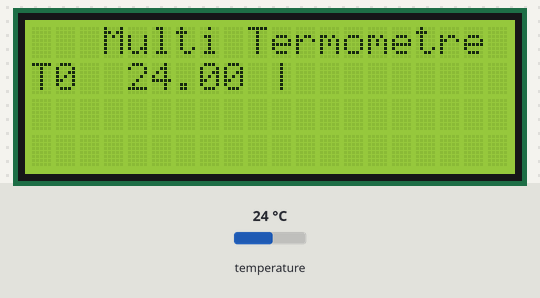
A sketch run on a simulated Arduino Uno, built with avr-gcc and run on an emulated ATmega328P. Parts: 20×4 character LCD. Inputs (shaded band) come from the test bench; at power-on: temperature 24 °C. What the sketch prints to the serial monitor is not drawn.

Above: at 1.3 s.
1.4 s: temperature set to 7 °C
At 3.0 s:
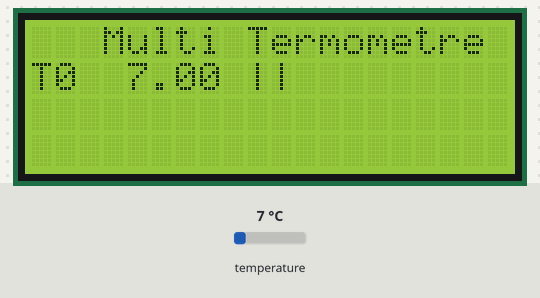
3.7 s: temperature set to 12 °C
At 5.4 s:
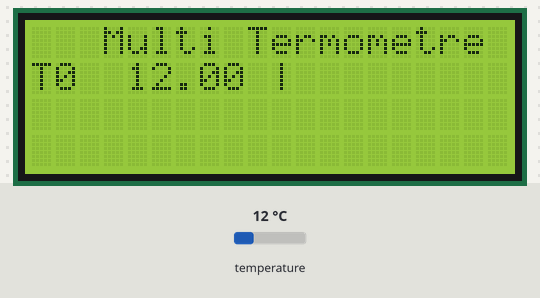
5.8 s: temperature set to 19 °C
Timing chart, 0 to 8.8 s (numbered marks = the images above; inputs shaded):
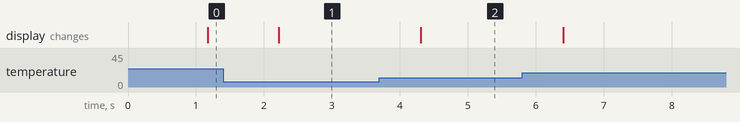

The sketch:

DS18B20.ino
```cpp
#include <OneWire.h>
#include <Wire.h>
#include <LiquidCrystal_I2C.h>

/* Use serialplot 0.8.1 for display
https://bitbucket.org/hyOzd/serialplot/src
*/

// DS18S20 Temperature chip i/o
OneWire ds(10);  // on pin 10

// set the LCD address to 0x27 for a 16 chars and 2 line display
// set the LCD address to 0x3F for a 16 chars and 4 line display
LiquidCrystal_I2C lcd(0x27,20,4);  // set the LCD address to 0x27 for a 16 chars and 2 line display

// number of capteur
byte cap=0;

void setup(void) {
  // initialize inputs/outputs
  // start serial port
  Serial.begin(115200);

  // initialize the lcd
  lcd.init();
  lcd.init();
  // Print a message to the LCD.
  lcd.backlight();
  lcd.setCursor(3,0);
  lcd.print("Multi Termometre");
}

//#define DEBUG

void loop(void) {

  //For conversion of raw data to C
  int HighByte, LowByte, TReading, SignBit, Tc_100, Whole, Fract;

  byte i;
  byte present = 0;
  byte data[12];
  byte addr[8];

  if ( !ds.search(addr)) {
#ifdef DEBUG
      Serial.print("No more addresses.\n");
#else
      Serial.print("\n");
#endif
      ds.reset_search();
      cap=0;
      return;
  }

#ifdef DEBUG
  Serial.print("R=");
  for( i = 0; i < 8; i++) {
    Serial.print(addr[i], HEX);
    Serial.print(" ");
  }
#endif

  if ( OneWire::crc8( addr, 7) != addr[7]) {
      Serial.print("CRC is not valid!\n");
      return;
  }

  if ( addr[0] == 0x10) {
#ifdef DEBUG
      Serial.print("Device is a DS18S20 family device.\n");
#endif
  }
  else if ( addr[0] == 0x28) {
#ifdef DEBUG
      Serial.print("Device is a DS18B20 family device.\n");
#endif
  }
  else {
      Serial.print("Device family is not recognized: 0x");
      Serial.println(addr[0],HEX);
      return;
  }

  ds.reset();
  ds.select(addr);
  ds.write(0x44,1);         // start conversion, with parasite power on at the end

  delay(1000);     // maybe 750ms is enough, maybe not
  // we might do a ds.depower() here, but the reset will take care of it.

  present = ds.reset();
  ds.select(addr);
  ds.write(0xBE);         // Read Scratchpad

#ifdef DEBUG
  Serial.print("P=");
  Serial.print(present,HEX);
  Serial.print(" ");
#endif
  for ( i = 0; i < 9; i++) {           // we need 9 bytes
    data[i] = ds.read();
#ifdef DEBUG
    Serial.print(data[i], HEX);
    Serial.print(" ");
#endif
  }
#ifdef DEBUG
  Serial.print(" CRC=");
  Serial.print( OneWire::crc8( data, 8), HEX);
  Serial.println();
#endif

  //Conversion of raw data to C
  LowByte = data[0];
  HighByte = data[1];
  TReading = (HighByte << 8) + LowByte;
  SignBit = TReading & 0x8000;  // test most sig bit
  if (SignBit) // negative
  {
    TReading = (TReading ^ 0xffff) + 1; // 2's comp
  }
  Tc_100 = (6 * TReading) + TReading / 4;    // multiply by (100 * 0.0625) or 6.25

  Whole = Tc_100 / 100;  // separate off the whole and fractional portions
  Fract = Tc_100 % 100;

  lcd.setCursor(((cap % 2) * 11), ((cap / 2) + 1));
  //Serial.print("T");
  lcd.print("T");
  lcd.print(cap);
  //Serial.print(cap);
  //Serial.print(";");

  if (SignBit) // If its negative
  {
     Serial.print("-");
     lcd.print(" -");
  }
  else {
     lcd.print("  ");
  }
  Serial.print(Whole);
  lcd.print(Whole);
  Serial.print(".");
  lcd.print(".");
  if (Fract < 10)
  {
     Serial.print("0");
     lcd.print("0");
  }
  Serial.print(Fract);
  lcd.print(Fract/10);
  if (!(cap & 0x1)) {
    //Separateur
    lcd.print(" |");
  }

#ifdef DEBUG
  Serial.print("\n");
#else
  Serial.print(",");
#endif
  cap +=1;

  //End conversion to C
}
```

Measured:
- after the input at 1.4 s, the display: changes after 0.82 s (image 1)
- after the input at 3.7 s, the display: changes after 0.61 s (image 2)
